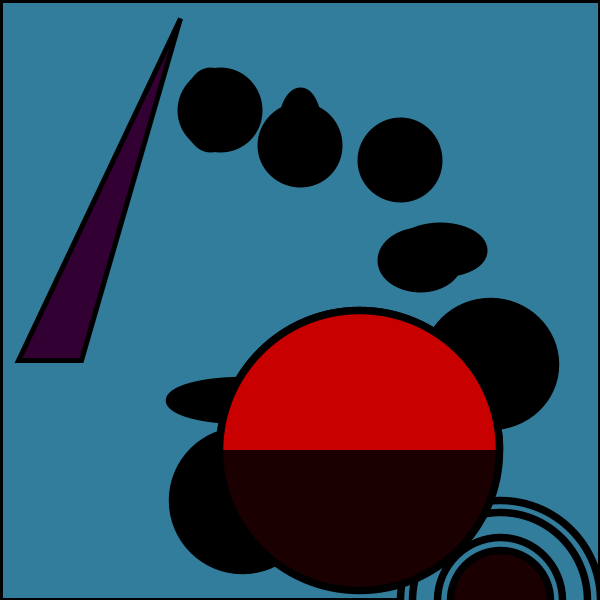
Frame 1 (no input)
Frame 60 (the mouse pressed at the canvas centre just before this capture): identical to frame 1, image omitted
Frame 120 (the mouse held since frame 60 and released just before this capture): identical to frame 1, image omitted

The Processing sketch that drew this single still picture (run headless with seeded random() and noise(); from frame 60 on, the mouse is pressed at the canvas centre):

// Processing sketch: processing_85795
// ── processing_85795.pde

void setup () {
  size ( 600, 600);
strokeWeight (5);
fill (50, 125, 155);
  rect (0, 0, 600, 600);
fill (50, 0, 50);
  triangle ( 180, 18, 18, 360, 81, 360);
strokeWeight (10);
fill (0, 0, 0);
  ellipse( 300, 145, 75, 75);
  ellipse( 300, 130, 35, 75);
  ellipse( 400, 160, 75, 75);
  ellipse( 420, 260, 75, 55);
  ellipse( 440, 250, 85, 45);
  ellipse( 435, 255, 75, 35);
  ellipse( 220, 110, 75, 75);
  ellipse( 210, 110, 45, 75);
strokeWeight (7.5);
fill (0, 0,0);
  ellipse(242, 400, 145, 40);
  ellipse(242, 500, 140, 140);
  ellipse(490, 364, 130, 125);
fill (50, 125, 155);
  ellipse(500, 600, 200, 200);
  ellipse(500, 600, 175, 175);
  ellipse(500, 600, 125, 125);
  fill (26, 0, 0);
  ellipse( 359, 450, 280, 280);
  ellipse(500, 600, 100, 100);
fill (200, 0, 0);
  arc(359, 450, 280, 280, PI, TWO_PI);
}
void draw () {
  println (mouseX);
  println (mouseY);
}
